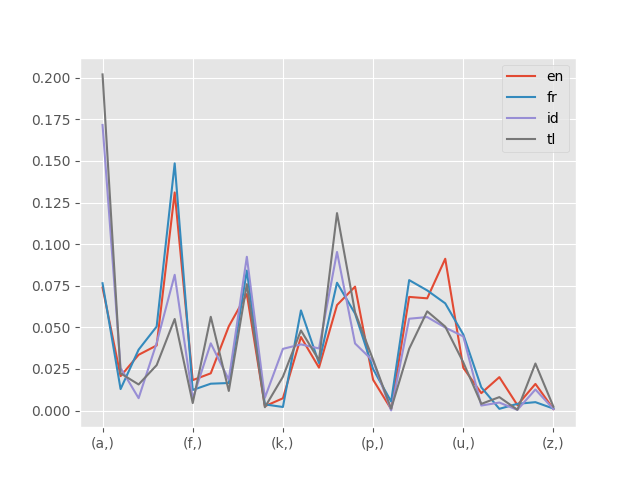

Recreate this plot in Python.
import matplotlib.pyplot as plt
import pandas as pd
import json

# 알파벳 출현 빈도 데이터 읽기
with open("./lang/freq.json", "r", encoding="utf-8") as fp:
    freq = json.load(fp)

# 언어마다 계산하기
lang_dic = {}
for i, lbl in enumerate(freq[0]["labels"]):
    fq = freq[0]["freqs"][i]
    if not (lbl in lang_dic):
        lang_dic[lbl] = fq
        continue
    for idx, v in enumerate(fq):
        lang_dic[lbl][idx] = (lang_dic[lbl][idx] + v) / 2

# Pandas의 DataFrame에 데이터 넣기
asclist = [[chr(n) for n in range(97, 97 + 26)]]
df = pd.DataFrame(lang_dic, index=asclist)

'''
# 그래프 그리기
plt.style.use('ggplot')
df.plot(kind="bar", subplots=True, ylim=(0, 0.15))
plt.savefig("lang-plot.png")
'''

# 그래프 그리기
plt.style.use('ggplot')
df.plot(kind="line")
plt.savefig("lang-plot.png")
